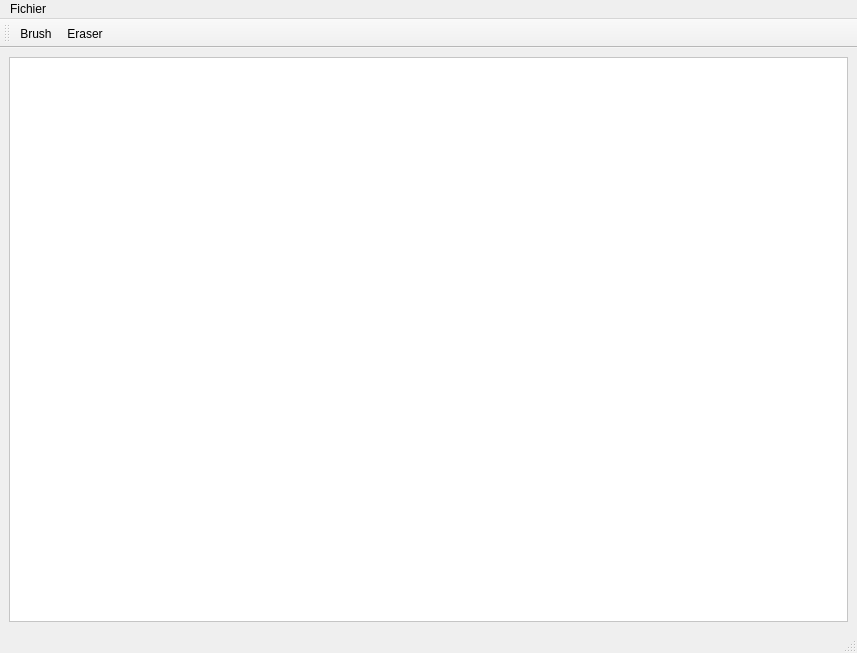
<?xml version="1.0" encoding="UTF-8"?>
<ui version="4.0">
 <class>MainWindow</class>
 <widget class="QMainWindow" name="MainWindow">
  <property name="geometry">
   <rect>
    <x>0</x>
    <y>0</y>
    <width>857</width>
    <height>653</height>
   </rect>
  </property>
  <property name="windowTitle">
   <string>PhotoChopped</string>
  </property>
  <widget class="QWidget" name="centralwidget">
   <layout class="QVBoxLayout" name="verticalLayout_2">
    <item>
     <widget class="QScrollArea" name="CanvasArea">
      <property name="palette">
       <palette>
        <active>
         <colorrole role="WindowText">
          <brush brushstyle="SolidPattern">
           <color alpha="255">
            <red>0</red>
            <green>0</green>
            <blue>0</blue>
           </color>
          </brush>
         </colorrole>
         <colorrole role="Button">
          <brush brushstyle="SolidPattern">
           <color alpha="255">
            <red>255</red>
            <green>255</green>
            <blue>255</blue>
           </color>
          </brush>
         </colorrole>
         <colorrole role="Light">
          <brush brushstyle="SolidPattern">
           <color alpha="255">
            <red>255</red>
            <green>255</green>
            <blue>255</blue>
           </color>
          </brush>
         </colorrole>
         <colorrole role="Midlight">
          <brush brushstyle="SolidPattern">
           <color alpha="255">
            <red>255</red>
            <green>255</green>
            <blue>255</blue>
           </color>
          </brush>
         </colorrole>
         <colorrole role="Dark">
          <brush brushstyle="SolidPattern">
           <color alpha="255">
            <red>127</red>
            <green>127</green>
            <blue>127</blue>
           </color>
          </brush>
         </colorrole>
         <colorrole role="Mid">
          <brush brushstyle="SolidPattern">
           <color alpha="255">
            <red>170</red>
            <green>170</green>
            <blue>170</blue>
           </color>
          </brush>
         </colorrole>
         <colorrole role="Text">
          <brush brushstyle="SolidPattern">
           <color alpha="255">
            <red>0</red>
            <green>0</green>
            <blue>0</blue>
           </color>
          </brush>
         </colorrole>
         <colorrole role="BrightText">
          <brush brushstyle="SolidPattern">
           <color alpha="255">
            <red>255</red>
            <green>255</green>
            <blue>255</blue>
           </color>
          </brush>
         </colorrole>
         <colorrole role="ButtonText">
          <brush brushstyle="SolidPattern">
           <color alpha="255">
            <red>0</red>
            <green>0</green>
            <blue>0</blue>
           </color>
          </brush>
         </colorrole>
         <colorrole role="Base">
          <brush brushstyle="SolidPattern">
           <color alpha="255">
            <red>255</red>
            <green>255</green>
            <blue>255</blue>
           </color>
          </brush>
         </colorrole>
         <colorrole role="Window">
          <brush brushstyle="SolidPattern">
           <color alpha="255">
            <red>255</red>
            <green>255</green>
            <blue>255</blue>
           </color>
          </brush>
         </colorrole>
         <colorrole role="Shadow">
          <brush brushstyle="SolidPattern">
           <color alpha="255">
            <red>0</red>
            <green>0</green>
            <blue>0</blue>
           </color>
          </brush>
         </colorrole>
         <colorrole role="AlternateBase">
          <brush brushstyle="SolidPattern">
           <color alpha="255">
            <red>255</red>
            <green>255</green>
            <blue>255</blue>
           </color>
          </brush>
         </colorrole>
         <colorrole role="ToolTipBase">
          <brush brushstyle="SolidPattern">
           <color alpha="255">
            <red>255</red>
            <green>255</green>
            <blue>220</blue>
           </color>
          </brush>
         </colorrole>
         <colorrole role="ToolTipText">
          <brush brushstyle="SolidPattern">
           <color alpha="255">
            <red>0</red>
            <green>0</green>
            <blue>0</blue>
           </color>
          </brush>
         </colorrole>
         <colorrole role="PlaceholderText">
          <brush brushstyle="SolidPattern">
           <color alpha="127">
            <red>0</red>
            <green>0</green>
            <blue>0</blue>
           </color>
          </brush>
         </colorrole>
         <colorrole role="Accent">
          <brush brushstyle="SolidPattern">
           <color alpha="255">
            <red>255</red>
            <green>255</green>
            <blue>255</blue>
           </color>
          </brush>
         </colorrole>
        </active>
        <inactive>
         <colorrole role="WindowText">
          <brush brushstyle="SolidPattern">
           <color alpha="255">
            <red>0</red>
            <green>0</green>
            <blue>0</blue>
           </color>
          </brush>
         </colorrole>
         <colorrole role="Button">
          <brush brushstyle="SolidPattern">
           <color alpha="255">
            <red>255</red>
            <green>255</green>
            <blue>255</blue>
           </color>
          </brush>
         </colorrole>
         <colorrole role="Light">
          <brush brushstyle="SolidPattern">
           <color alpha="255">
            <red>255</red>
            <green>255</green>
            <blue>255</blue>
           </color>
          </brush>
         </colorrole>
         <colorrole role="Midlight">
          <brush brushstyle="SolidPattern">
           <color alpha="255">
            <red>255</red>
            <green>255</green>
            <blue>255</blue>
           </color>
          </brush>
         </colorrole>
         <colorrole role="Dark">
          <brush brushstyle="SolidPattern">
           <color alpha="255">
            <red>127</red>
            <green>127</green>
            <blue>127</blue>
           </color>
          </brush>
         </colorrole>
         <colorrole role="Mid">
          <brush brushstyle="SolidPattern">
           <color alpha="255">
            <red>170</red>
            <green>170</green>
            <blue>170</blue>
           </color>
          </brush>
         </colorrole>
         <colorrole role="Text">
          <brush brushstyle="SolidPattern">
           <color alpha="255">
            <red>0</red>
            <green>0</green>
            <blue>0</blue>
           </color>
          </brush>
         </colorrole>
         <colorrole role="BrightText">
          <brush brushstyle="SolidPattern">
           <color alpha="255">
            <red>255</red>
            <green>255</green>
            <blue>255</blue>
           </color>
          </brush>
         </colorrole>
         <colorrole role="ButtonText">
          <brush brushstyle="SolidPattern">
           <color alpha="255">
            <red>0</red>
            <green>0</green>
            <blue>0</blue>
           </color>
          </brush>
         </colorrole>
         <colorrole role="Base">
          <brush brushstyle="SolidPattern">
           <color alpha="255">
            <red>255</red>
            <green>255</green>
            <blue>255</blue>
           </color>
          </brush>
         </colorrole>
         <colorrole role="Window">
          <brush brushstyle="SolidPattern">
           <color alpha="255">
            <red>255</red>
            <green>255</green>
            <blue>255</blue>
           </color>
          </brush>
         </colorrole>
         <colorrole role="Shadow">
          <brush brushstyle="SolidPattern">
           <color alpha="255">
            <red>0</red>
            <green>0</green>
            <blue>0</blue>
           </color>
          </brush>
         </colorrole>
         <colorrole role="AlternateBase">
          <brush brushstyle="SolidPattern">
           <color alpha="255">
            <red>255</red>
            <green>255</green>
            <blue>255</blue>
           </color>
          </brush>
         </colorrole>
         <colorrole role="ToolTipBase">
          <brush brushstyle="SolidPattern">
           <color alpha="255">
            <red>255</red>
            <green>255</green>
            <blue>220</blue>
           </color>
          </brush>
         </colorrole>
         <colorrole role="ToolTipText">
          <brush brushstyle="SolidPattern">
           <color alpha="255">
            <red>0</red>
            <green>0</green>
            <blue>0</blue>
           </color>
          </brush>
         </colorrole>
         <colorrole role="PlaceholderText">
          <brush brushstyle="SolidPattern">
           <color alpha="127">
            <red>0</red>
            <green>0</green>
            <blue>0</blue>
           </color>
          </brush>
         </colorrole>
         <colorrole role="Accent">
          <brush brushstyle="SolidPattern">
           <color alpha="255">
            <red>255</red>
            <green>255</green>
            <blue>255</blue>
           </color>
          </brush>
         </colorrole>
        </inactive>
        <disabled>
         <colorrole role="WindowText">
          <brush brushstyle="SolidPattern">
           <color alpha="255">
            <red>127</red>
            <green>127</green>
            <blue>127</blue>
           </color>
          </brush>
         </colorrole>
         <colorrole role="Button">
          <brush brushstyle="SolidPattern">
           <color alpha="255">
            <red>255</red>
            <green>255</green>
            <blue>255</blue>
           </color>
          </brush>
         </colorrole>
         <colorrole role="Light">
          <brush brushstyle="SolidPattern">
           <color alpha="255">
            <red>255</red>
            <green>255</green>
            <blue>255</blue>
           </color>
          </brush>
         </colorrole>
         <colorrole role="Midlight">
          <brush brushstyle="SolidPattern">
           <color alpha="255">
            <red>255</red>
            <green>255</green>
            <blue>255</blue>
           </color>
          </brush>
         </colorrole>
         <colorrole role="Dark">
          <brush brushstyle="SolidPattern">
           <color alpha="255">
            <red>127</red>
            <green>127</green>
            <blue>127</blue>
           </color>
          </brush>
         </colorrole>
         <colorrole role="Mid">
          <brush brushstyle="SolidPattern">
           <color alpha="255">
            <red>170</red>
            <green>170</green>
            <blue>170</blue>
           </color>
          </brush>
         </colorrole>
         <colorrole role="Text">
          <brush brushstyle="SolidPattern">
           <color alpha="255">
            <red>127</red>
            <green>127</green>
            <blue>127</blue>
           </color>
          </brush>
         </colorrole>
         <colorrole role="BrightText">
          <brush brushstyle="SolidPattern">
           <color alpha="255">
            <red>255</red>
            <green>255</green>
            <blue>255</blue>
           </color>
          </brush>
         </colorrole>
         <colorrole role="ButtonText">
          <brush brushstyle="SolidPattern">
           <color alpha="255">
            <red>127</red>
            <green>127</green>
            <blue>127</blue>
           </color>
          </brush>
         </colorrole>
         <colorrole role="Base">
          <brush brushstyle="SolidPattern">
           <color alpha="255">
            <red>255</red>
            <green>255</green>
            <blue>255</blue>
           </color>
          </brush>
         </colorrole>
         <colorrole role="Window">
          <brush brushstyle="SolidPattern">
           <color alpha="255">
            <red>255</red>
            <green>255</green>
            <blue>255</blue>
           </color>
          </brush>
         </colorrole>
         <colorrole role="Shadow">
          <brush brushstyle="SolidPattern">
           <color alpha="255">
            <red>0</red>
            <green>0</green>
            <blue>0</blue>
           </color>
          </brush>
         </colorrole>
         <colorrole role="AlternateBase">
          <brush brushstyle="SolidPattern">
           <color alpha="255">
            <red>255</red>
            <green>255</green>
            <blue>255</blue>
           </color>
          </brush>
         </colorrole>
         <colorrole role="ToolTipBase">
          <brush brushstyle="SolidPattern">
           <color alpha="255">
            <red>255</red>
            <green>255</green>
            <blue>220</blue>
           </color>
          </brush>
         </colorrole>
         <colorrole role="ToolTipText">
          <brush brushstyle="SolidPattern">
           <color alpha="255">
            <red>0</red>
            <green>0</green>
            <blue>0</blue>
           </color>
          </brush>
         </colorrole>
         <colorrole role="PlaceholderText">
          <brush brushstyle="SolidPattern">
           <color alpha="127">
            <red>127</red>
            <green>127</green>
            <blue>127</blue>
           </color>
          </brush>
         </colorrole>
         <colorrole role="Accent">
          <brush brushstyle="SolidPattern">
           <color alpha="255">
            <red>255</red>
            <green>255</green>
            <blue>255</blue>
           </color>
          </brush>
         </colorrole>
        </disabled>
       </palette>
      </property>
      <property name="cursor" stdset="0">
       <cursorShape>CrossCursor</cursorShape>
      </property>
      <property name="widgetResizable">
       <bool>true</bool>
      </property>
      <property name="alignment">
       <set>Qt::AlignmentFlag::AlignCenter</set>
      </property>
      <widget class="Canvas" name="scrollAreaWidgetContents">
       <property name="geometry">
        <rect>
         <x>0</x>
         <y>0</y>
         <width>837</width>
         <height>548</height>
        </rect>
       </property>
      </widget>
     </widget>
    </item>
   </layout>
  </widget>
  <widget class="QMenuBar" name="menubar">
   <property name="geometry">
    <rect>
     <x>0</x>
     <y>0</y>
     <width>857</width>
     <height>23</height>
    </rect>
   </property>
   <widget class="QMenu" name="menuFichier">
    <property name="title">
     <string>Fichier</string>
    </property>
    <addaction name="actionOpen"/>
    <addaction name="actionNew"/>
    <addaction name="actionSave"/>
    <addaction name="actionQuit"/>
   </widget>
   <addaction name="menuFichier"/>
  </widget>
  <widget class="QStatusBar" name="statusbar"/>
  <widget class="QToolBar" name="toolBar">
   <property name="windowTitle">
    <string>toolBar</string>
   </property>
   <attribute name="toolBarArea">
    <enum>TopToolBarArea</enum>
   </attribute>
   <attribute name="toolBarBreak">
    <bool>false</bool>
   </attribute>
   <addaction name="actionBrush"/>
   <addaction name="actionEraser"/>
  </widget>
  <action name="actionOpen">
   <property name="icon">
    <iconset resource="../icons.qrc">
     <normaloff>:/icons/dark/file-open.svg</normaloff>:/icons/dark/file-open.svg</iconset>
   </property>
   <property name="text">
    <string>Open...</string>
   </property>
   <property name="toolTip">
    <string>Open</string>
   </property>
   <property name="shortcut">
    <string>Ctrl+O</string>
   </property>
   <property name="visible">
    <bool>true</bool>
   </property>
  </action>
  <action name="actionNew">
   <property name="icon">
    <iconset resource="../icons.qrc">
     <normaloff>:/icons/dark/file-new.svg</normaloff>:/icons/dark/file-new.svg</iconset>
   </property>
   <property name="text">
    <string>New...</string>
   </property>
   <property name="toolTip">
    <string>New</string>
   </property>
   <property name="shortcut">
    <string>Ctrl+N</string>
   </property>
  </action>
  <action name="actionSave">
   <property name="checkable">
    <bool>false</bool>
   </property>
   <property name="icon">
    <iconset resource="../icons.qrc">
     <normaloff>:/icons/dark/file-save.svg</normaloff>:/icons/dark/file-save.svg</iconset>
   </property>
   <property name="text">
    <string>Save...</string>
   </property>
   <property name="toolTip">
    <string>Save</string>
   </property>
   <property name="shortcut">
    <string>Ctrl+S</string>
   </property>
  </action>
  <action name="actionBrush">
   <property name="checkable">
    <bool>false</bool>
   </property>
   <property name="icon">
    <iconset resource="../icons.qrc">
     <normaloff>:/icons/dark/tool-brush.svg</normaloff>:/icons/dark/tool-brush.svg</iconset>
   </property>
   <property name="text">
    <string>Brush</string>
   </property>
   <property name="toolTip">
    <string>Brush</string>
   </property>
   <property name="shortcut">
    <string>Shift+B</string>
   </property>
   <property name="menuRole">
    <enum>QAction::MenuRole::NoRole</enum>
   </property>
  </action>
  <action name="actionEraser">
   <property name="icon">
    <iconset resource="../icons.qrc">
     <normaloff>:/icons/dark/tool-eraser.svg</normaloff>:/icons/dark/tool-eraser.svg</iconset>
   </property>
   <property name="text">
    <string>Eraser</string>
   </property>
   <property name="toolTip">
    <string>Eraser</string>
   </property>
   <property name="shortcut">
    <string>Shift+E</string>
   </property>
   <property name="menuRole">
    <enum>QAction::MenuRole::NoRole</enum>
   </property>
  </action>
  <action name="actionQuit">
   <property name="text">
    <string>Quit</string>
   </property>
   <property name="shortcut">
    <string>Ctrl+Q</string>
   </property>
  </action>
 </widget>
 <customwidgets>
  <customwidget>
   <class>Canvas</class>
   <extends>QWidget</extends>
   <header>canvas.h</header>
   <container>1</container>
  </customwidget>
 </customwidgets>
 <resources>
  <include location="../icons.qrc"/>
 </resources>
 <connections/>
</ui>
